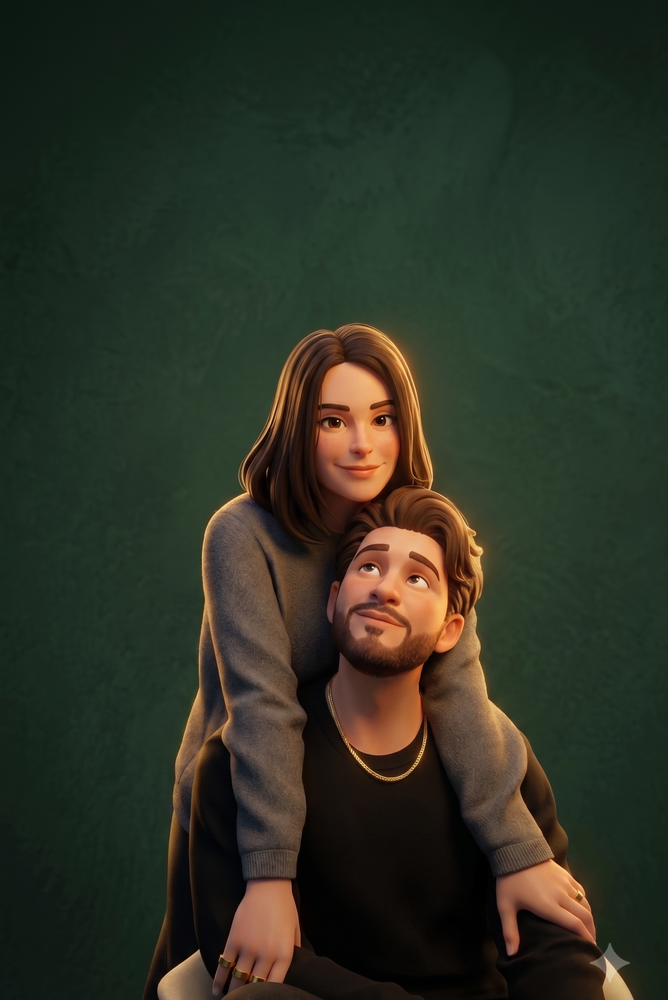
#> input picture assets/uploads/para1-bajka3d-clean.png, 668 x 1000 px, shrunk from 1586 x 2376 before the run; its folder holds 2 pictures in this run
$ python strip_watermark.py
#> lines starting #> are read from the running program, lines starting #| are printed output that depends on the picture
#!/usr/bin/env python3
"""Usuwa znak wodny generatora z renderow w assets/uploads/.

Problem: kazdy render ma w prawym dolnym rogu polprzezroczysta gwiazdke
(znak wodny Gemini), a para1-wektor dodatkowo wklejona pieczatke
"MODERN VECTOR / AV / ART PRINT" — obce logo, ktore nie jest nasze.
Na materiale sprzedazowym oba podwazaja wiarygodnosc.

Rozwiazanie: przyciecie dolnego pasa. Sprawdzone na wszystkich 20 plikach —
kazdy znak miesci sie w dolnych 250 px, wiec przyciecie CROP_BOTTOM usuwa go
niezaleznie od tla. Inpainting dawalby lepszy kadr, ale wykrycie gwiazdki
zawodzi na teksturach (pociagniecia pedzla, witraz), a niewykryty znak
na opublikowanym poscie kosztuje wiecej niz 10% wysokosci kadru.

Wejscie:  assets/uploads/*.png        (nietkniete, zostaja jako archiwum)
Wyjscie:  assets/uploads/final/*.png  (z tego generuja galerie i reelsy)

Skrypt jest idempotentny — czyta zawsze z oryginalow, nie z wlasnego wyjscia.

Uzycie: python3 tools/strip_watermark.py
"""
import os
import glob
from PIL import Image

ROOT = os.path.dirname(os.path.dirname(os.path.abspath(__file__)))
SRC = os.path.join(ROOT, "assets", "uploads")
OUT = os.path.join(SRC, "final")

CROP_BOTTOM = 250   # px; zmierzone — najnizej polozony znak konczy sie ~220 px od dolu


def main():
    os.makedirs(OUT, exist_ok=True)
    files = sorted(glob.glob(os.path.join(SRC, "*.png")))
    if not files:
        print("Brak plikow PNG w", SRC)
        return

    for f in files:
        name = os.path.basename(f)
        im = Image.open(f).convert("RGB")
#> im is the input picture: PIL image 668x1000 RGB; mean R, G, B 45.6, 49.3, 36.3
        w, h = im.size
#> w = 668; h = 1000
        if h <= CROP_BOTTOM + 100:
            print(f"  POMINIETO {name} — za niski ({h} px)")
            continue
        out = im.crop((0, 0, w, h - CROP_BOTTOM))
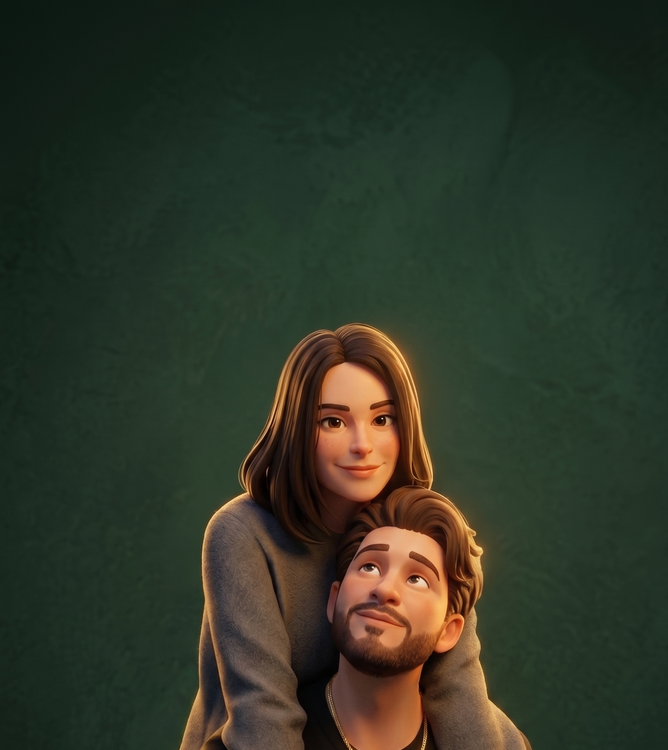
#> out: PIL image 668x750 RGB; mean R, G, B 47.2, 53.6, 39.1
        p = os.path.join(OUT, name)
        out.save(p, "PNG", optimize=True)
        print(f"  {name:30} {w}x{h} -> {out.size[0]}x{out.size[1]}")
#|   para1-bajka3d-clean.png        668x1000 -> 668x750
#> pass 2 of the loop in main, `for f in files:`:
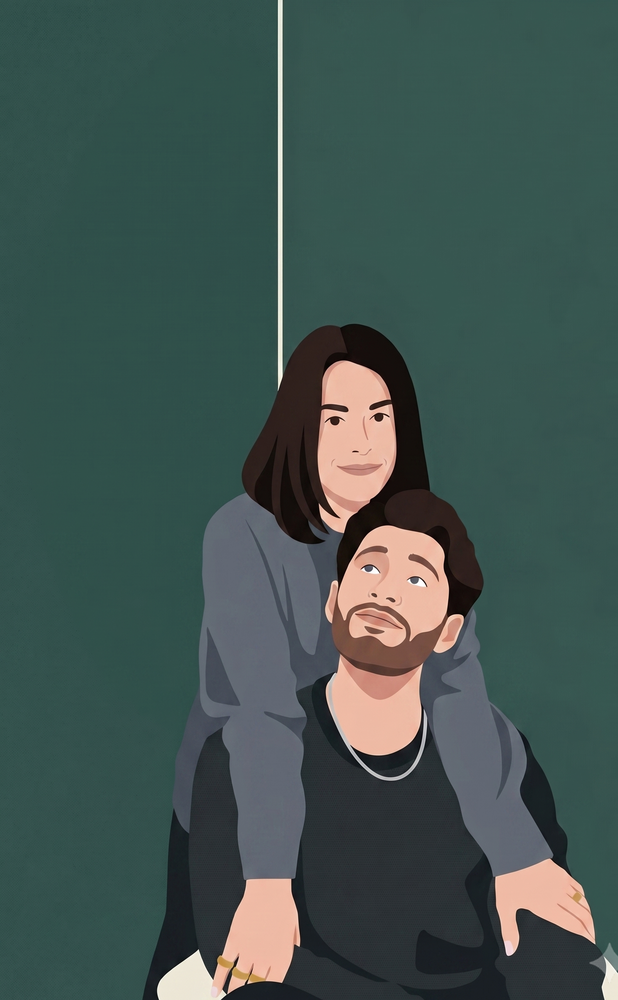
#> input picture assets/uploads/para1-wektor-clean.png, 618 x 1000 px, shrunk from 1468 x 2376 before the run
#> in main, im is the input picture: PIL image 618x1000 RGB; mean R, G, B 66.2, 84.4, 80.4
#> in main, `out = im.crop((0, 0, w, h - CROP_BOTTOM))`:
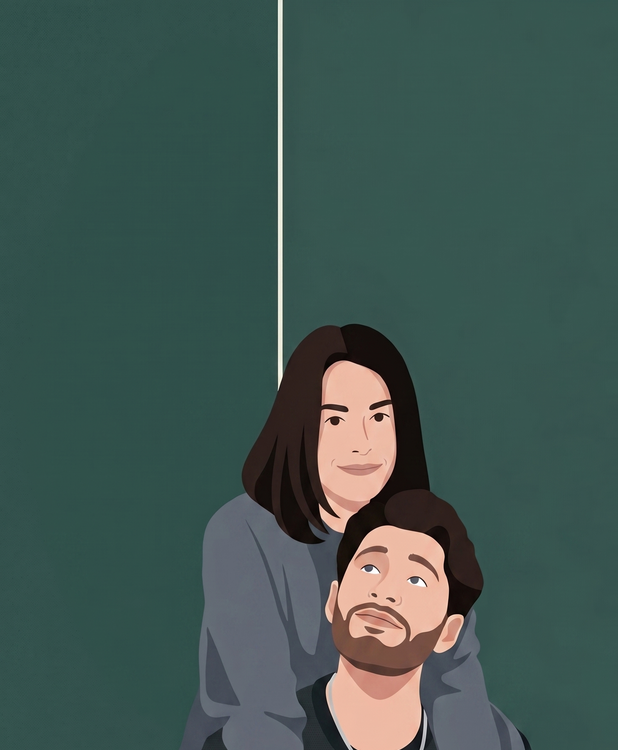
#> out: PIL image 618x750 RGB; mean R, G, B 65.3, 86.6, 81.4
#|   para1-wektor-clean.png         618x1000 -> 618x750

    # zdjecia zrodlowe (przed) sa prawdziwymi fotografiami — bez znaku wodnego,
    # kopiujemy bez zmian, zeby generatory czytaly wszystko z jednego katalogu
    for f in sorted(glob.glob(os.path.join(SRC, "*-przed.jpg"))):
        name = os.path.basename(f)
        Image.open(f).convert("RGB").save(
            os.path.join(OUT, name), "JPEG", quality=92, optimize=True
        )
        print(f"  {name:30} skopiowane bez zmian (fotografia, brak znaku)")

    print(f"\nGotowe -> {OUT}")
    print("Teraz: python3 tools/gen_gallery.py && python3 tools/gen_reels.py")


if __name__ == "__main__":
    main()
